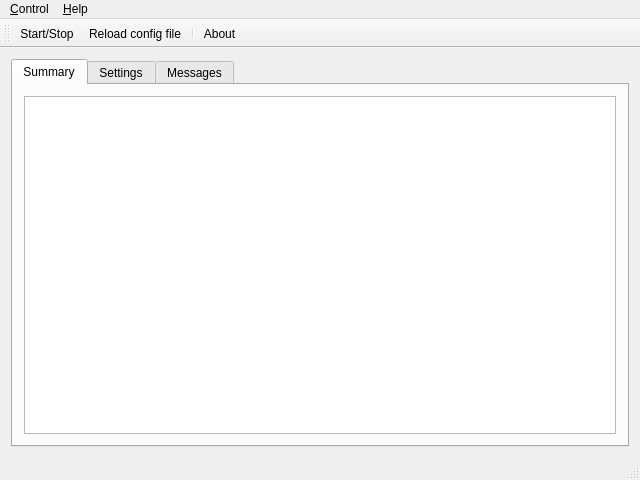
<?xml version="1.0" encoding="UTF-8"?>
<ui version="4.0">
 <class>ZPMainFrame</class>
 <widget class="QMainWindow" name="ZPMainFrame">
  <property name="geometry">
   <rect>
    <x>0</x>
    <y>0</y>
    <width>640</width>
    <height>480</height>
   </rect>
  </property>
  <property name="windowTitle">
   <string>ZPMainFrame</string>
  </property>
  <property name="toolTipDuration">
   <number>-1</number>
  </property>
  <property name="iconSize">
   <size>
    <width>16</width>
    <height>16</height>
   </size>
  </property>
  <property name="toolButtonStyle">
   <enum>Qt::ToolButtonIconOnly</enum>
  </property>
  <property name="animated">
   <bool>true</bool>
  </property>
  <property name="tabShape">
   <enum>QTabWidget::Rounded</enum>
  </property>
  <widget class="QWidget" name="centralWidget">
   <layout class="QHBoxLayout" name="horizontalLayout">
    <item>
     <widget class="QTabWidget" name="tabWidget">
      <property name="currentIndex">
       <number>0</number>
      </property>
      <widget class="QWidget" name="tab_network">
       <attribute name="icon">
        <iconset resource="resource.qrc">
         <normaloff>:/icons/Resources/Alienware (27).png</normaloff>:/icons/Resources/Alienware (27).png</iconset>
       </attribute>
       <attribute name="title">
        <string>Summary</string>
       </attribute>
       <layout class="QVBoxLayout" name="verticalLayout">
        <item>
         <widget class="QPlainTextEdit" name="plainTextEdit_status_net"/>
        </item>
       </layout>
      </widget>
      <widget class="QWidget" name="tab_settings">
       <attribute name="icon">
        <iconset resource="resource.qrc">
         <normaloff>:/icons/Resources/19-1.png</normaloff>:/icons/Resources/19-1.png</iconset>
       </attribute>
       <attribute name="title">
        <string>Settings</string>
       </attribute>
       <layout class="QVBoxLayout" name="verticalLayout_2">
        <item>
         <widget class="QTabWidget" name="tabWidget_Smartlink">
          <property name="tabPosition">
           <enum>QTabWidget::South</enum>
          </property>
          <property name="tabShape">
           <enum>QTabWidget::Triangular</enum>
          </property>
          <property name="currentIndex">
           <number>0</number>
          </property>
          <widget class="QWidget" name="tab_set_network">
           <attribute name="icon">
            <iconset resource="resource.qrc">
             <normaloff>:/icons/Resources/4003.png</normaloff>:/icons/Resources/4003.png</iconset>
           </attribute>
           <attribute name="title">
            <string>Listeners</string>
           </attribute>
           <layout class="QVBoxLayout" name="verticalLayout_3">
            <item>
             <widget class="QTableView" name="tableView_listen"/>
            </item>
            <item>
             <layout class="QHBoxLayout" name="horizontalLayout_4">
              <item>
               <widget class="QLabel" name="label_2">
                <property name="text">
                 <string>Name</string>
                </property>
               </widget>
              </item>
              <item>
               <widget class="QLineEdit" name="lineEdit_listenerName"/>
              </item>
              <item>
               <widget class="QLabel" name="label_3">
                <property name="text">
                 <string>Addr</string>
                </property>
               </widget>
              </item>
              <item>
               <widget class="QLineEdit" name="lineEdit_listenerAddr"/>
              </item>
              <item>
               <widget class="QLabel" name="label_4">
                <property name="text">
                 <string>Port</string>
                </property>
               </widget>
              </item>
              <item>
               <widget class="QLineEdit" name="lineEdit_listenerPort"/>
              </item>
              <item>
               <widget class="QCheckBox" name="checkBox_listener_ssl">
                <property name="text">
                 <string>SSL Connection</string>
                </property>
               </widget>
              </item>
             </layout>
            </item>
            <item>
             <layout class="QHBoxLayout" name="horizontalLayout_3">
              <item>
               <spacer name="horizontalSpacer">
                <property name="orientation">
                 <enum>Qt::Horizontal</enum>
                </property>
                <property name="sizeHint" stdset="0">
                 <size>
                  <width>40</width>
                  <height>20</height>
                 </size>
                </property>
               </spacer>
              </item>
              <item>
               <widget class="QPushButton" name="pushButton_addListener">
                <property name="text">
                 <string>Add</string>
                </property>
               </widget>
              </item>
              <item>
               <widget class="QPushButton" name="pushButton_delListener">
                <property name="text">
                 <string>Del</string>
                </property>
               </widget>
              </item>
              <item>
               <widget class="QPushButton" name="pushButton_listerner_apply">
                <property name="text">
                 <string>Save</string>
                </property>
                <property name="icon">
                 <iconset resource="resource.qrc">
                  <normaloff>:/icons/Resources/3floppy_mount-2.png</normaloff>:/icons/Resources/3floppy_mount-2.png</iconset>
                </property>
               </widget>
              </item>
             </layout>
            </item>
           </layout>
          </widget>
          <widget class="QWidget" name="tab_taskPools">
           <attribute name="icon">
            <iconset resource="resource.qrc">
             <normaloff>:/icons/Resources/27_Martin.png</normaloff>:/icons/Resources/27_Martin.png</iconset>
           </attribute>
           <attribute name="title">
            <string>Task Pools</string>
           </attribute>
           <layout class="QGridLayout" name="gridLayout">
            <item row="2" column="1">
             <widget class="QDial" name="dial_task_working_threads">
              <property name="minimum">
               <number>1</number>
              </property>
              <property name="maximum">
               <number>256</number>
              </property>
              <property name="pageStep">
               <number>16</number>
              </property>
              <property name="notchTarget">
               <double>8.000000000000000</double>
              </property>
              <property name="notchesVisible">
               <bool>true</bool>
              </property>
             </widget>
            </item>
            <item row="1" column="2">
             <widget class="QProgressBar" name="progressBar_ssl_threads">
              <property name="minimum">
               <number>1</number>
              </property>
              <property name="maximum">
               <number>64</number>
              </property>
              <property name="value">
               <number>1</number>
              </property>
              <property name="format">
               <string>%v</string>
              </property>
             </widget>
            </item>
            <item row="2" column="0">
             <widget class="QLabel" name="label_7">
              <property name="text">
               <string>Working Task Threads</string>
              </property>
             </widget>
            </item>
            <item row="0" column="2">
             <widget class="QProgressBar" name="progressBar_plain_threads">
              <property name="minimum">
               <number>1</number>
              </property>
              <property name="maximum">
               <number>64</number>
              </property>
              <property name="value">
               <number>1</number>
              </property>
              <property name="invertedAppearance">
               <bool>false</bool>
              </property>
              <property name="format">
               <string>%v</string>
              </property>
             </widget>
            </item>
            <item row="1" column="1">
             <widget class="QDial" name="dial_ssl_trans_threads">
              <property name="minimum">
               <number>1</number>
              </property>
              <property name="maximum">
               <number>64</number>
              </property>
              <property name="pageStep">
               <number>8</number>
              </property>
              <property name="wrapping">
               <bool>false</bool>
              </property>
              <property name="notchTarget">
               <double>4.000000000000000</double>
              </property>
              <property name="notchesVisible">
               <bool>true</bool>
              </property>
             </widget>
            </item>
            <item row="1" column="0">
             <widget class="QLabel" name="label_6">
              <property name="text">
               <string>SSL connection Trans Threads</string>
              </property>
             </widget>
            </item>
            <item row="0" column="0">
             <widget class="QLabel" name="label_5">
              <property name="text">
               <string>Plain connection Trans Threads</string>
              </property>
             </widget>
            </item>
            <item row="2" column="2">
             <widget class="QProgressBar" name="progressBar_working_threads">
              <property name="minimum">
               <number>1</number>
              </property>
              <property name="maximum">
               <number>256</number>
              </property>
              <property name="value">
               <number>1</number>
              </property>
              <property name="format">
               <string>%v</string>
              </property>
             </widget>
            </item>
            <item row="0" column="1">
             <widget class="QDial" name="dial_plain_trans_threads">
              <property name="minimum">
               <number>1</number>
              </property>
              <property name="maximum">
               <number>64</number>
              </property>
              <property name="pageStep">
               <number>8</number>
              </property>
              <property name="notchesVisible">
               <bool>true</bool>
              </property>
             </widget>
            </item>
            <item row="3" column="0">
             <widget class="QPushButton" name="pushButton_threadsApply">
              <property name="text">
               <string>Save</string>
              </property>
              <property name="icon">
               <iconset resource="resource.qrc">
                <normaloff>:/icons/Resources/3floppy_mount-1.png</normaloff>:/icons/Resources/3floppy_mount-1.png</iconset>
              </property>
             </widget>
            </item>
            <item row="4" column="0">
             <spacer name="verticalSpacer">
              <property name="orientation">
               <enum>Qt::Vertical</enum>
              </property>
              <property name="sizeHint" stdset="0">
               <size>
                <width>20</width>
                <height>40</height>
               </size>
              </property>
             </spacer>
            </item>
           </layout>
          </widget>
          <widget class="QWidget" name="tab_set_db">
           <attribute name="icon">
            <iconset resource="resource.qrc">
             <normaloff>:/icons/Resources/Color Classic.png</normaloff>:/icons/Resources/Color Classic.png</iconset>
           </attribute>
           <attribute name="title">
            <string>Database</string>
           </attribute>
           <layout class="QVBoxLayout" name="verticalLayout_4">
            <item>
             <widget class="QTableView" name="tableView_dbconn"/>
            </item>
            <item>
             <layout class="QHBoxLayout" name="horizontalLayout_5">
              <item>
               <widget class="QLabel" name="label_9">
                <property name="text">
                 <string>Name</string>
                </property>
               </widget>
              </item>
              <item>
               <widget class="QLineEdit" name="lineEdit_db_name"/>
              </item>
              <item>
               <widget class="QLabel" name="label_10">
                <property name="text">
                 <string>Type</string>
                </property>
               </widget>
              </item>
              <item>
               <widget class="QComboBox" name="comboBox_db_type"/>
              </item>
              <item>
               <spacer name="horizontalSpacer_2">
                <property name="orientation">
                 <enum>Qt::Horizontal</enum>
                </property>
                <property name="sizeHint" stdset="0">
                 <size>
                  <width>40</width>
                  <height>20</height>
                 </size>
                </property>
               </spacer>
              </item>
             </layout>
            </item>
            <item>
             <layout class="QHBoxLayout" name="horizontalLayout_6">
              <item>
               <widget class="QLabel" name="label_11">
                <property name="text">
                 <string>Host Address</string>
                </property>
               </widget>
              </item>
              <item>
               <widget class="QLineEdit" name="lineEdit_db_addr"/>
              </item>
              <item>
               <widget class="QLabel" name="label_12">
                <property name="text">
                 <string>Host Port</string>
                </property>
               </widget>
              </item>
              <item>
               <widget class="QLineEdit" name="lineEdit_db_port"/>
              </item>
              <item>
               <widget class="QLabel" name="label_13">
                <property name="text">
                 <string>Database Name</string>
                </property>
               </widget>
              </item>
              <item>
               <widget class="QLineEdit" name="lineEdit_db_schema"/>
              </item>
              <item>
               <spacer name="horizontalSpacer_3">
                <property name="orientation">
                 <enum>Qt::Horizontal</enum>
                </property>
                <property name="sizeHint" stdset="0">
                 <size>
                  <width>37</width>
                  <height>17</height>
                 </size>
                </property>
               </spacer>
              </item>
             </layout>
            </item>
            <item>
             <layout class="QHBoxLayout" name="horizontalLayout_7">
              <item>
               <widget class="QLabel" name="label_14">
                <property name="text">
                 <string>User</string>
                </property>
               </widget>
              </item>
              <item>
               <widget class="QLineEdit" name="lineEdit_db_user"/>
              </item>
              <item>
               <widget class="QLabel" name="label_15">
                <property name="text">
                 <string>Password</string>
                </property>
               </widget>
              </item>
              <item>
               <widget class="QLineEdit" name="lineEdit_db_pass">
                <property name="echoMode">
                 <enum>QLineEdit::PasswordEchoOnEdit</enum>
                </property>
               </widget>
              </item>
              <item>
               <spacer name="horizontalSpacer_4">
                <property name="orientation">
                 <enum>Qt::Horizontal</enum>
                </property>
                <property name="sizeHint" stdset="0">
                 <size>
                  <width>37</width>
                  <height>17</height>
                 </size>
                </property>
               </spacer>
              </item>
             </layout>
            </item>
            <item>
             <layout class="QHBoxLayout" name="horizontalLayout_8">
              <item>
               <spacer name="horizontalSpacer_5">
                <property name="orientation">
                 <enum>Qt::Horizontal</enum>
                </property>
                <property name="sizeHint" stdset="0">
                 <size>
                  <width>34</width>
                  <height>14</height>
                 </size>
                </property>
               </spacer>
              </item>
              <item>
               <widget class="QPushButton" name="pushButton_db_add">
                <property name="text">
                 <string>Add</string>
                </property>
               </widget>
              </item>
              <item>
               <widget class="QPushButton" name="pushButton_db_del">
                <property name="text">
                 <string>Remove</string>
                </property>
               </widget>
              </item>
              <item>
               <widget class="QPushButton" name="pushButton_db_apply">
                <property name="text">
                 <string>Save</string>
                </property>
                <property name="icon">
                 <iconset resource="resource.qrc">
                  <normaloff>:/icons/Resources/Color, Sage.png</normaloff>:/icons/Resources/Color, Sage.png</iconset>
                </property>
               </widget>
              </item>
             </layout>
            </item>
           </layout>
          </widget>
          <widget class="QWidget" name="tab_cluster">
           <attribute name="icon">
            <iconset resource="resource.qrc">
             <normaloff>:/icons/Resources/hanukkah_03.png</normaloff>:/icons/Resources/hanukkah_03.png</iconset>
           </attribute>
           <attribute name="title">
            <string>Cluster</string>
           </attribute>
           <layout class="QVBoxLayout" name="verticalLayout_6">
            <item>
             <layout class="QHBoxLayout" name="horizontalLayout_12">
              <item>
               <widget class="QLabel" name="label_23">
                <property name="text">
                 <string>Publish Name</string>
                </property>
               </widget>
              </item>
              <item>
               <widget class="QLineEdit" name="lineEdit_cluster_pub_name"/>
              </item>
              <item>
               <widget class="QLabel" name="label_20">
                <property name="text">
                 <string>Terminal Listen Address</string>
                </property>
               </widget>
              </item>
              <item>
               <widget class="QLineEdit" name="lineEdit_cluster_term_addr"/>
              </item>
              <item>
               <widget class="QLabel" name="label_19">
                <property name="text">
                 <string>Listen Port</string>
                </property>
               </widget>
              </item>
              <item>
               <widget class="QLineEdit" name="lineEdit_cluster_term_port"/>
              </item>
              <item>
               <spacer name="horizontalSpacer_10">
                <property name="orientation">
                 <enum>Qt::Horizontal</enum>
                </property>
                <property name="sizeHint" stdset="0">
                 <size>
                  <width>40</width>
                  <height>20</height>
                 </size>
                </property>
               </spacer>
              </item>
              <item>
               <spacer name="horizontalSpacer_6">
                <property name="orientation">
                 <enum>Qt::Horizontal</enum>
                </property>
                <property name="sizeHint" stdset="0">
                 <size>
                  <width>40</width>
                  <height>20</height>
                 </size>
                </property>
               </spacer>
              </item>
             </layout>
            </item>
            <item>
             <layout class="QHBoxLayout" name="horizontalLayout_16">
              <item>
               <widget class="QLabel" name="label_24">
                <property name="text">
                 <string>TransThreads</string>
                </property>
               </widget>
              </item>
              <item>
               <widget class="QSlider" name="horizontalSlider_cluster_transThreads">
                <property name="minimum">
                 <number>1</number>
                </property>
                <property name="maximum">
                 <number>16</number>
                </property>
                <property name="pageStep">
                 <number>1</number>
                </property>
                <property name="orientation">
                 <enum>Qt::Horizontal</enum>
                </property>
                <property name="tickPosition">
                 <enum>QSlider::TicksAbove</enum>
                </property>
               </widget>
              </item>
              <item>
               <widget class="QLabel" name="label_25">
                <property name="text">
                 <string>Working Threads</string>
                </property>
               </widget>
              </item>
              <item>
               <widget class="QSlider" name="horizontalSlider_cluster_workingThread">
                <property name="minimum">
                 <number>1</number>
                </property>
                <property name="maximum">
                 <number>16</number>
                </property>
                <property name="pageStep">
                 <number>1</number>
                </property>
                <property name="orientation">
                 <enum>Qt::Horizontal</enum>
                </property>
                <property name="tickPosition">
                 <enum>QSlider::TicksAbove</enum>
                </property>
               </widget>
              </item>
             </layout>
            </item>
            <item>
             <widget class="QGroupBox" name="groupBox">
              <property name="title">
               <string>Active Terminals</string>
              </property>
              <layout class="QHBoxLayout" name="horizontalLayout_14">
               <item>
                <widget class="QTableView" name="tableView_activeTerms">
                 <property name="alternatingRowColors">
                  <bool>true</bool>
                 </property>
                </widget>
               </item>
              </layout>
             </widget>
            </item>
            <item>
             <layout class="QHBoxLayout" name="horizontalLayout_13">
              <item>
               <widget class="QLabel" name="label_21">
                <property name="text">
                 <string>LAN Address</string>
                </property>
               </widget>
              </item>
              <item>
               <widget class="QLineEdit" name="lineEdit_cluster_LAN_Addr"/>
              </item>
              <item>
               <widget class="QLabel" name="label_22">
                <property name="text">
                 <string>LAN Port</string>
                </property>
               </widget>
              </item>
              <item>
               <widget class="QLineEdit" name="lineEdit_cluster_LAN_Port"/>
              </item>
              <item>
               <spacer name="horizontalSpacer_7">
                <property name="orientation">
                 <enum>Qt::Horizontal</enum>
                </property>
                <property name="sizeHint" stdset="0">
                 <size>
                  <width>40</width>
                  <height>20</height>
                 </size>
                </property>
               </spacer>
              </item>
              <item>
               <widget class="QPushButton" name="pushButton_cluster_apply">
                <property name="text">
                 <string>&amp;Save</string>
                </property>
               </widget>
              </item>
             </layout>
            </item>
            <item>
             <layout class="QHBoxLayout" name="horizontalLayout_17">
              <item>
               <widget class="QLabel" name="label_27">
                <property name="text">
                 <string>Publish Address</string>
                </property>
               </widget>
              </item>
              <item>
               <widget class="QLineEdit" name="lineEdit_cluster_pub_Addr"/>
              </item>
              <item>
               <widget class="QLabel" name="label_26">
                <property name="text">
                 <string>Publish Port</string>
                </property>
               </widget>
              </item>
              <item>
               <widget class="QLineEdit" name="lineEdit_cluster_pub_Port"/>
              </item>
              <item>
               <spacer name="horizontalSpacer_9">
                <property name="orientation">
                 <enum>Qt::Horizontal</enum>
                </property>
                <property name="sizeHint" stdset="0">
                 <size>
                  <width>40</width>
                  <height>20</height>
                 </size>
                </property>
               </spacer>
              </item>
              <item>
               <widget class="QPushButton" name="pushButton_join">
                <property name="text">
                 <string>Participate</string>
                </property>
               </widget>
              </item>
             </layout>
            </item>
           </layout>
          </widget>
          <widget class="QWidget" name="tab">
           <attribute name="icon">
            <iconset resource="resource.qrc">
             <normaloff>:/icons/Resources/Alienware (27).png</normaloff>:/icons/Resources/Alienware (27).png</iconset>
           </attribute>
           <attribute name="title">
            <string>Example Server</string>
           </attribute>
           <layout class="QVBoxLayout" name="verticalLayout_5">
            <item>
             <layout class="QHBoxLayout" name="horizontalLayout_9">
              <item>
               <widget class="QLabel" name="label">
                <property name="text">
                 <string>Heart-beating</string>
                </property>
               </widget>
              </item>
              <item>
               <widget class="QSlider" name="horizontalSlider_heartbeating">
                <property name="minimum">
                 <number>60</number>
                </property>
                <property name="maximum">
                 <number>300</number>
                </property>
                <property name="value">
                 <number>180</number>
                </property>
                <property name="orientation">
                 <enum>Qt::Horizontal</enum>
                </property>
                <property name="tickPosition">
                 <enum>QSlider::TicksBelow</enum>
                </property>
               </widget>
              </item>
              <item>
               <widget class="QLCDNumber" name="lcdNumber_heartbeating">
                <property name="frameShape">
                 <enum>QFrame::Panel</enum>
                </property>
                <property name="frameShadow">
                 <enum>QFrame::Plain</enum>
                </property>
                <property name="segmentStyle">
                 <enum>QLCDNumber::Flat</enum>
                </property>
               </widget>
              </item>
              <item>
               <widget class="QLabel" name="label_8">
                <property name="text">
                 <string>seconds</string>
                </property>
               </widget>
              </item>
             </layout>
            </item>
            <item>
             <layout class="QHBoxLayout" name="horizontalLayout_10">
              <item>
               <widget class="QLabel" name="label_16">
                <property name="text">
                 <string>User Account Database Name</string>
                </property>
               </widget>
              </item>
              <item>
               <widget class="QLineEdit" name="lineEdit_SL_DB_Account"/>
              </item>
              <item>
               <widget class="QLabel" name="label_17">
                <property name="text">
                 <string>Main event db name</string>
                </property>
               </widget>
              </item>
              <item>
               <widget class="QLineEdit" name="lineEdit_SL_DB_ME"/>
              </item>
             </layout>
            </item>
            <item>
             <layout class="QHBoxLayout" name="horizontalLayout_11">
              <item>
               <widget class="QLabel" name="label_18">
                <property name="text">
                 <string>Cluster balance max payload</string>
                </property>
               </widget>
              </item>
              <item>
               <widget class="QSpinBox" name="spinBox_cluster_max_payload">
                <property name="minimum">
                 <number>1</number>
                </property>
                <property name="maximum">
                 <number>16384</number>
                </property>
               </widget>
              </item>
              <item>
               <spacer name="horizontalSpacer_11">
                <property name="orientation">
                 <enum>Qt::Horizontal</enum>
                </property>
                <property name="sizeHint" stdset="0">
                 <size>
                  <width>40</width>
                  <height>20</height>
                 </size>
                </property>
               </spacer>
              </item>
             </layout>
            </item>
            <item>
             <spacer name="verticalSpacer_2">
              <property name="orientation">
               <enum>Qt::Vertical</enum>
              </property>
              <property name="sizeHint" stdset="0">
               <size>
                <width>20</width>
                <height>121</height>
               </size>
              </property>
             </spacer>
            </item>
            <item>
             <layout class="QHBoxLayout" name="horizontalLayout_15">
              <item>
               <spacer name="horizontalSpacer_8">
                <property name="orientation">
                 <enum>Qt::Horizontal</enum>
                </property>
                <property name="sizeHint" stdset="0">
                 <size>
                  <width>40</width>
                  <height>20</height>
                 </size>
                </property>
               </spacer>
              </item>
              <item>
               <widget class="QPushButton" name="pushButton_smartlink_save">
                <property name="text">
                 <string>&amp;Save</string>
                </property>
               </widget>
              </item>
             </layout>
            </item>
           </layout>
          </widget>
         </widget>
        </item>
       </layout>
      </widget>
      <widget class="QWidget" name="tab_task">
       <attribute name="icon">
        <iconset resource="resource.qrc">
         <normaloff>:/icons/Resources/Backup drive.png</normaloff>:/icons/Resources/Backup drive.png</iconset>
       </attribute>
       <attribute name="title">
        <string>Messages</string>
       </attribute>
       <layout class="QHBoxLayout" name="horizontalLayout_18">
        <item>
         <widget class="QTabWidget" name="tabWidget_msgs">
          <property name="tabPosition">
           <enum>QTabWidget::South</enum>
          </property>
          <property name="tabShape">
           <enum>QTabWidget::Triangular</enum>
          </property>
          <property name="currentIndex">
           <number>0</number>
          </property>
          <widget class="QWidget" name="tab_msg_nodes">
           <attribute name="icon">
            <iconset resource="resource.qrc">
             <normaloff>:/icons/Resources/019-1.png</normaloff>:/icons/Resources/019-1.png</iconset>
           </attribute>
           <attribute name="title">
            <string>Nodes</string>
           </attribute>
           <layout class="QHBoxLayout" name="horizontalLayout_2">
            <item>
             <widget class="QListView" name="listView_msg"/>
            </item>
           </layout>
          </widget>
          <widget class="QWidget" name="tab_msg_db">
           <attribute name="icon">
            <iconset resource="resource.qrc">
             <normaloff>:/icons/Resources/Backup drive.png</normaloff>:/icons/Resources/Backup drive.png</iconset>
           </attribute>
           <attribute name="title">
            <string>Database</string>
           </attribute>
           <layout class="QVBoxLayout" name="verticalLayout_7">
            <item>
             <widget class="QListView" name="listView_msg_database"/>
            </item>
           </layout>
          </widget>
          <widget class="QWidget" name="tab_msg_cluster">
           <attribute name="icon">
            <iconset resource="resource.qrc">
             <normaloff>:/icons/Resources/hanukkah_03.png</normaloff>:/icons/Resources/hanukkah_03.png</iconset>
           </attribute>
           <attribute name="title">
            <string>Cluster</string>
           </attribute>
           <layout class="QHBoxLayout" name="horizontalLayout_19">
            <item>
             <widget class="QListView" name="listView_msg_cluster"/>
            </item>
           </layout>
          </widget>
          <widget class="QWidget" name="tab_msg_smartlink">
           <attribute name="icon">
            <iconset resource="resource.qrc">
             <normaloff>:/icons/Resources/+_Sign_Alt.png</normaloff>:/icons/Resources/+_Sign_Alt.png</iconset>
           </attribute>
           <attribute name="title">
            <string>Smartlink</string>
           </attribute>
           <layout class="QVBoxLayout" name="verticalLayout_8">
            <item>
             <widget class="QListView" name="listView_msg_smartlink"/>
            </item>
           </layout>
          </widget>
         </widget>
        </item>
       </layout>
      </widget>
     </widget>
    </item>
   </layout>
  </widget>
  <widget class="QMenuBar" name="menuBar">
   <property name="geometry">
    <rect>
     <x>0</x>
     <y>0</y>
     <width>640</width>
     <height>19</height>
    </rect>
   </property>
   <widget class="QMenu" name="menu_Control">
    <property name="title">
     <string>&amp;Control</string>
    </property>
    <addaction name="action_Start_Stop"/>
    <addaction name="actionReload_config_file"/>
    <addaction name="separator"/>
    <addaction name="actionExit"/>
   </widget>
   <widget class="QMenu" name="menu_Help">
    <property name="title">
     <string>&amp;Help</string>
    </property>
    <addaction name="action_About"/>
   </widget>
   <addaction name="menu_Control"/>
   <addaction name="menu_Help"/>
  </widget>
  <widget class="QToolBar" name="mainToolBar">
   <property name="movable">
    <bool>true</bool>
   </property>
   <property name="allowedAreas">
    <set>Qt::AllToolBarAreas</set>
   </property>
   <property name="floatable">
    <bool>false</bool>
   </property>
   <attribute name="toolBarArea">
    <enum>TopToolBarArea</enum>
   </attribute>
   <attribute name="toolBarBreak">
    <bool>false</bool>
   </attribute>
   <addaction name="action_Start_Stop"/>
   <addaction name="actionReload_config_file"/>
   <addaction name="separator"/>
   <addaction name="action_About"/>
  </widget>
  <widget class="QStatusBar" name="statusBar"/>
  <action name="actionExit">
   <property name="text">
    <string>E&amp;xit</string>
   </property>
  </action>
  <action name="action_Start_Stop">
   <property name="checkable">
    <bool>true</bool>
   </property>
   <property name="icon">
    <iconset resource="resource.qrc">
     <normaloff>:/icons/Resources/cn11.png</normaloff>
     <normalon>:/icons/Resources/cn6.png</normalon>:/icons/Resources/cn11.png</iconset>
   </property>
   <property name="text">
    <string>&amp;Start/Stop</string>
   </property>
   <property name="toolTip">
    <string>Start or stop the server</string>
   </property>
  </action>
  <action name="action_About">
   <property name="icon">
    <iconset resource="resource.qrc">
     <normaloff>:/icons/Resources/4013.png</normaloff>:/icons/Resources/4013.png</iconset>
   </property>
   <property name="text">
    <string>&amp;About</string>
   </property>
  </action>
  <action name="actionReload_config_file">
   <property name="icon">
    <iconset resource="resource.qrc">
     <normaloff>:/icons/Resources/Color, Lime.png</normaloff>:/icons/Resources/Color, Lime.png</iconset>
   </property>
   <property name="text">
    <string>&amp;Reload config file</string>
   </property>
   <property name="toolTip">
    <string>Reload Config file</string>
   </property>
  </action>
 </widget>
 <layoutdefault spacing="6" margin="11"/>
 <resources>
  <include location="resource.qrc"/>
 </resources>
 <connections>
  <connection>
   <sender>dial_plain_trans_threads</sender>
   <signal>valueChanged(int)</signal>
   <receiver>progressBar_plain_threads</receiver>
   <slot>setValue(int)</slot>
   <hints>
    <hint type="sourcelabel">
     <x>266</x>
     <y>145</y>
    </hint>
    <hint type="destinationlabel">
     <x>421</x>
     <y>144</y>
    </hint>
   </hints>
  </connection>
  <connection>
   <sender>dial_ssl_trans_threads</sender>
   <signal>valueChanged(int)</signal>
   <receiver>progressBar_ssl_threads</receiver>
   <slot>setValue(int)</slot>
   <hints>
    <hint type="sourcelabel">
     <x>266</x>
     <y>219</y>
    </hint>
    <hint type="destinationlabel">
     <x>421</x>
     <y>219</y>
    </hint>
   </hints>
  </connection>
  <connection>
   <sender>dial_task_working_threads</sender>
   <signal>valueChanged(int)</signal>
   <receiver>progressBar_working_threads</receiver>
   <slot>setValue(int)</slot>
   <hints>
    <hint type="sourcelabel">
     <x>266</x>
     <y>294</y>
    </hint>
    <hint type="destinationlabel">
     <x>421</x>
     <y>293</y>
    </hint>
   </hints>
  </connection>
  <connection>
   <sender>actionExit</sender>
   <signal>triggered()</signal>
   <receiver>ZPMainFrame</receiver>
   <slot>close()</slot>
   <hints>
    <hint type="sourcelabel">
     <x>-1</x>
     <y>-1</y>
    </hint>
    <hint type="destinationlabel">
     <x>277</x>
     <y>206</y>
    </hint>
   </hints>
  </connection>
  <connection>
   <sender>horizontalSlider_heartbeating</sender>
   <signal>valueChanged(int)</signal>
   <receiver>lcdNumber_heartbeating</receiver>
   <slot>display(int)</slot>
   <hints>
    <hint type="sourcelabel">
     <x>260</x>
     <y>128</y>
    </hint>
    <hint type="destinationlabel">
     <x>436</x>
     <y>129</y>
    </hint>
   </hints>
  </connection>
 </connections>
</ui>
